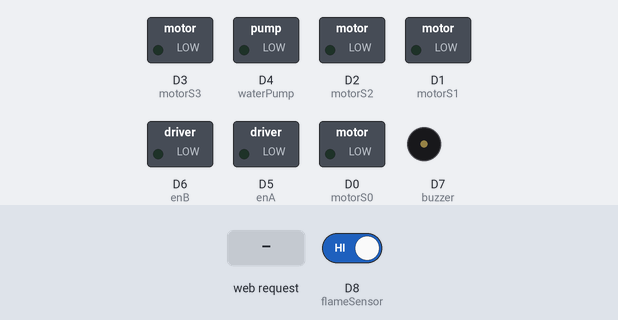
This sketch was run on a simulated ESP8266 (NodeMCU). Shown: switched loads named in the sketch (green lamp = pin HIGH), buzzer (waves = sounding, pin HIGH). The test bench sets the inputs (shaded band); at power-on: D8 (flameSensor) HIGH. WiFi joins after 1.5 s; servers stay silent unless stated; what the sketch prints to the serial monitor is not drawn.

Above: at 3.2 s.
3.3 s: D8 (flameSensor) driven LOW
At 4.1 s:
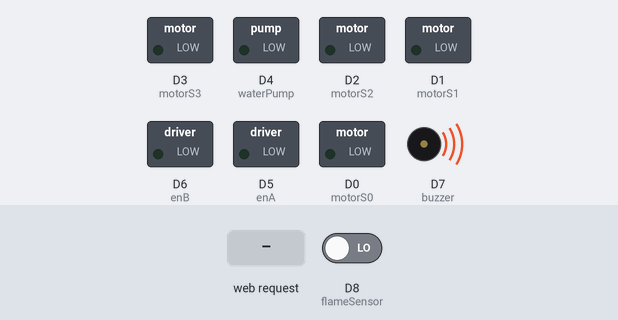
4.8 s: HTTP request GET /move?dir=forward received
At 5.5 s:
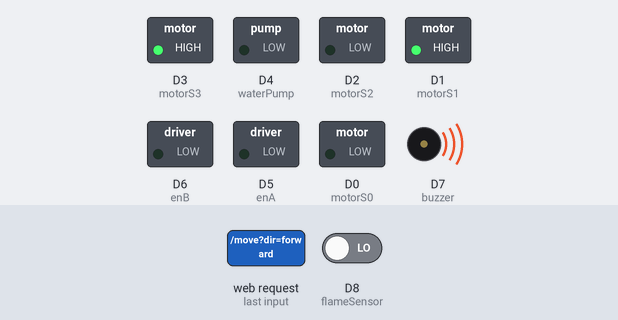
6.3 s: HTTP request GET /move?dir=backward received
At 6.6 s:
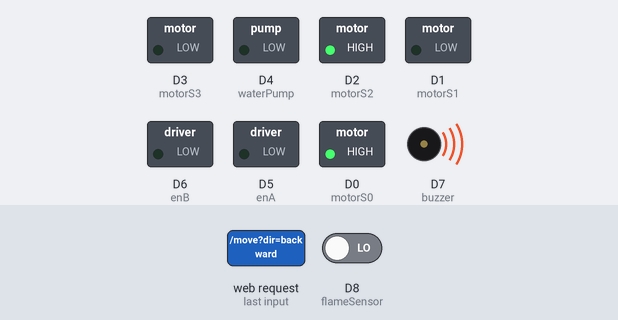
7.8 s: HTTP request GET /move?dir=left received
At 8.9 s:
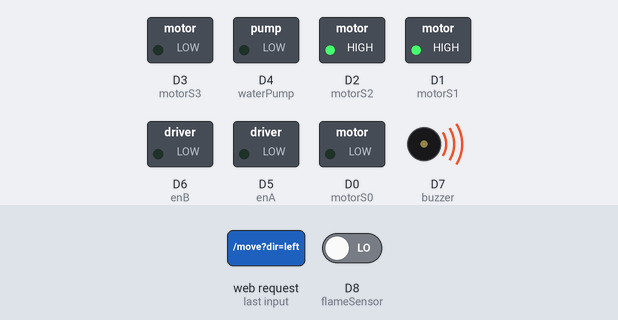
9.3 s: HTTP request GET /move?dir=right received
At 10.0 s:
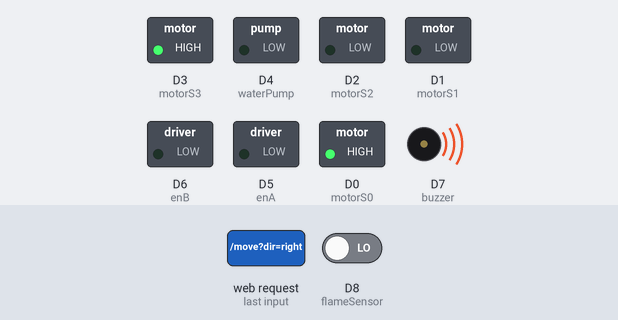
10.8 s: D8 (flameSensor) driven HIGH
At 11.1 s:
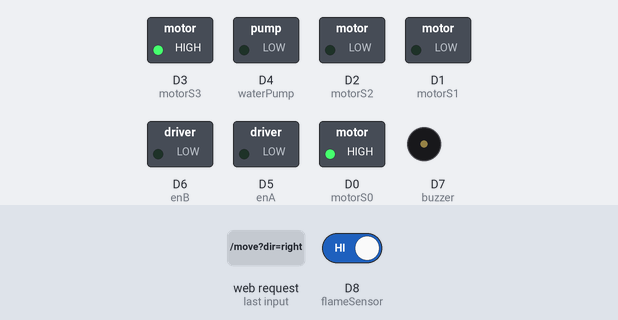
Timing chart, 0 to 13.3 s (numbered marks = the images above; inputs shaded):
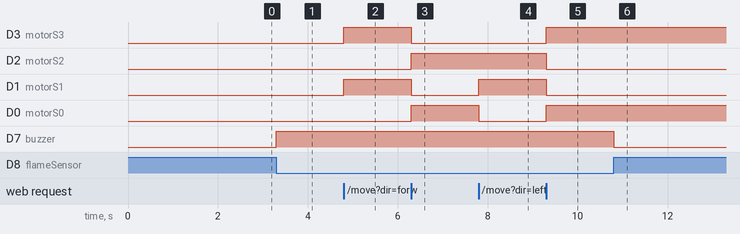

Measured:
- after the input at 3.3 s, D7 (buzzer): LOW → HIGH at once
- after the input at 4.8 s, D3 (motorS3), D1 (motorS1): LOW → HIGH at once
- after the input at 6.3 s, D3 (motorS3), D1 (motorS1): HIGH → LOW at once; D2 (motorS2), D0 (motorS0): LOW → HIGH at once
- after the input at 7.8 s, D1 (motorS1): LOW → HIGH at once; D0 (motorS0): HIGH → LOW at once
- after the input at 9.3 s, D3 (motorS3), D0 (motorS0): LOW → HIGH at once; D2 (motorS2), D1 (motorS1): HIGH → LOW at once
- after the input at 10.8 s, D7 (buzzer): HIGH → LOW at once

The sketch:

Ignis_Sentinel.ino
```cpp
#include <ESP8266WiFi.h>
#include <ESP8266WebServer.h>

// WiFi Credentials
const char* ssid = "Lenovo";
const char* password = "0123456789";

// Pin definitions
const int enA = D5;   // Motor driver enA
const int enB = D6;   // Motor driver enB
const int flameSensor = D8; // Flame sensor
const int buzzer = D7;      // Buzzer
const int waterPump = D4;   // Water pump relay

// Motor control pins
const int motorS0 = D0; // IN1
const int motorS1 = D1; // IN2
const int motorS2 = D2; // IN3
const int motorS3 = D3; // IN4

ESP8266WebServer server(80);
int speedValue = 0; // Initial speed

// HTML page for web control
// String html = R"rawliteral(
// <!DOCTYPE html>
// <html>
//   <head>
//     <title>Ignis Sentinel Controller</title>
//     <style>
//       body {
//         font-family: Arial, sans-serif;
//         text-align: center;
//         background-color: #f4f4f4;
//         margin: 0;
//         padding: 0;
//       }
//       .container {
//         max-width: 400px;
//         margin: 40px auto;
//         padding: 20px;
//         background-color: #fff;
//         border-radius: 15px;
//         box-shadow: 0 4px 10px rgba(0, 0, 0, 0.1);
//       }
//       h1 {
//         color: #333;
//         margin-bottom: 20px;
//       }
//       .remote {
//         display: grid;
//         grid-template-columns: 1fr 1fr 1fr;
//         gap: 10px;
//         justify-items: center;
//         align-items: center;
//         margin: 20px 0;
//       }
//       .remote button {
//         background-color: #007BFF;
//         color: white;
//         border: none;
//         border-radius: 8px;
//         padding: 10px 20px;
//         font-size: 16px;
//         cursor: pointer;
//         transition: background-color 0.2s ease, transform 0.1s ease;
//       }
//       .remote button:hover {
//         background-color: #0056b3;
//         transform: scale(1.05);
//       }
//       .remote .stop {
//         background-color: #FF4D4D;
//       }
//       .remote .stop:hover {
//         background-color: #cc0000;
//       }
//       .remote .pump-on {
//         background-color: #90EE90; /* Light Green */
//         color: black;
//       }
//       .remote .pump-on:hover {
//         background-color: #7ed47e;
//       }
//       .remote .pump-off {
//         background-color: #FF6347; /* Red */
//       }
//       .remote .pump-off:hover {
//         background-color: #e5533d;
//       }
//       .slider-container {
//         margin-top: 20px;
//         text-align: center;
//       }
//       .slider-container label {
//         font-weight: bold;
//         display: block;
//         margin-bottom: 8px;
//       }
//       .slider-container input {
//         width: 100%;
//       }
//       footer {
//         margin-top: 20px;
//         font-size: 12px;
//         color: #777;
//       }
//     </style>
//   </head>
//   <body>
//     <div class="container">
//       <h1>Ignis Sentinel Remote</h1>
//       <div class="remote">
//         <button onclick="move('forward')">Forward</button>
//         <button onclick="move('stop')" class="stop">Stop</button>
//         <button onclick="move('backward')">Backward</button>
//         <button onclick="move('left')">Left</button>
//         <button onclick="move('right')">Right</button>
//         <button onclick="controlPump('on')" class="pump-on">Pump ON</button>
//         <button onclick="controlPump('off')" class="pump-off">Pump OFF</button>
//       </div>
//       <div class="slider-container">
//         <label for="speed">Adjust Speed:</label>
//         <input type="range" id="speed" min="0" max="255" value="0" oninput="setSpeed(this.value)">
//         <p>Speed: <span id="speedValue">0</span></p>
//       </div>
//     </div>
//     <footer>
//       &copy; 2025 Ignis Sentinel Controller | Powered by NodeMCU
//     </footer>
//     <script>
//       function move(direction) {
//         fetch('/move?dir=' + direction);
//       }
//       function setSpeed(value) {
//         document.getElementById('speedValue').innerText = value;
//         fetch('/speed?value=' + value);
//       }
//       function controlPump(state) {
//         fetch('/pump?state=' + state);
//       }
//     </script>
//   </body>
// </html>
// )rawliteral";


String html = R"rawliteral(
<!DOCTYPE html>
<html>
  <head>
    <title>Ignis Sentinel Controller</title>
    <style>
      body {
        font-family: Arial, sans-serif;
        text-align: center;
        background-color: #f4f4f4;
        margin: 0;
        padding: 0;
      }
      .container {
        max-width: 400px;
        margin: 40px auto;
        padding: 20px;
        background-color: #fff;
        border-radius: 15px;
        box-shadow: 0 4px 10px rgba(0, 0, 0, 0.1);
      }
      h1 {
        color: #333;
        margin-bottom: 20px;
      }
      .remote {
        display: grid;
        grid-template-columns: 1fr 1fr 1fr;
        gap: 10px;
        justify-items: center;
        align-items: center;
        margin: 20px 0;
      }
      .remote button {
        background-color: #007BFF;
        color: white;
        border: none;
        border-radius: 8px;
        padding: 10px 20px;
        font-size: 16px;
        cursor: pointer;
        transition: background-color 0.2s ease, transform 0.1s ease;
      }
      .remote button:hover {
        background-color: #0056b3;
        transform: scale(1.05);
      }
      .remote .stop {
        background-color: #FF4D4D;
      }
      .remote .stop:hover {
        background-color: #cc0000;
      }
      .remote .pump-on {
        background-color: #90EE90; /* Light Green */
        color: black;
      }
      .remote .pump-on:hover {
        background-color: #7ed47e;
      }
      .remote .pump-off {
        background-color: #FF6347; /* Red */
      }
      .remote .pump-off:hover {
        background-color: #e5533d;
      }
      .slider-container {
        margin-top: 20px;
        text-align: center;
      }
      .slider-container label {
        font-weight: bold;
        display: block;
        margin-bottom: 8px;
      }
      .slider-container input {
        width: 100%;
      }
      footer {
        margin-top: 20px;
        font-size: 12px;
        color: #777;
      }
    </style>
  </head>
  <body>
    <div class="container">
      <h1>Ignis Sentinel Remote</h1>
      <div class="remote">
        <div></div>
        <button onclick="move('forward')">Forward</button>
        <div></div>
        <button onclick="move('left')">Left</button>
        <button onclick="move('stop')" class="stop">Stop</button>
        <button onclick="move('right')">Right</button>
        <div></div>
        <button onclick="move('backward')">Backward</button>
        <div></div>
      </div>
      <div class="remote" style="grid-template-columns: 1fr 1fr; gap: 20px;">
        <button onclick="controlPump('on')" class="pump-on">Pump ON</button>
        <button onclick="controlPump('off')" class="pump-off">Pump OFF</button>
      </div>
      <div class="slider-container">
        <label for="speed">Adjust Speed:</label>
        <input type="range" id="speed" min="0" max="255" value="0" oninput="setSpeed(this.value)">
        <p>Speed: <span id="speedValue">0</span></p>
      </div>
    </div>
    <footer>
      &copy; 2025 Ignis Sentinel Controller | Powered by NodeMCU
    </footer>
    <script>
      function move(direction) {
        fetch('/move?dir=' + direction);
      }
      function setSpeed(value) {
        document.getElementById('speedValue').innerText = value;
        fetch('/speed?value=' + value);
      }
      function controlPump(state) {
        fetch('/pump?state=' + state);
      }
    </script>
  </body>
</html>
)rawliteral";


void setup() {
  // Setup serial communication
  Serial.begin(115200);

  // Setup pins
  pinMode(enA, OUTPUT);
  pinMode(enB, OUTPUT);
  pinMode(motorS0, OUTPUT);
  pinMode(motorS1, OUTPUT);
  pinMode(motorS2, OUTPUT);
  pinMode(motorS3, OUTPUT);
  pinMode(flameSensor, INPUT);
  pinMode(buzzer, OUTPUT);
  pinMode(waterPump, OUTPUT);
  digitalWrite(waterPump, LOW); // Ensure pump is off initially

  // Initialize WiFi
  WiFi.begin(ssid, password);
  Serial.print("Connecting to WiFi");
  while (WiFi.status() != WL_CONNECTED) {
    delay(1000);
    Serial.print(".");
  }
  Serial.println("\nWiFi Connected! IP Address: " + WiFi.localIP().toString());

  // Setup server routes
  server.on("/", []() { server.send(200, "text/html", html); });
  server.on("/move", handleMovement);
  server.on("/speed", handleSpeed);
  server.on("/pump", handlePump);

  // Start server
  server.begin();
  Serial.println("HTTP server started");
}

void loop() {
  server.handleClient();

  // Flame detection logic
  int flameValue = digitalRead(flameSensor);
  if (flameValue == LOW) { // Flame detected
    digitalWrite(buzzer, HIGH);
    Serial.println("Flame detected! Buzzer activated.");
  } else {
    digitalWrite(buzzer, LOW);
  }
}

// Handle movement requests
void handleMovement() {
  String dir = server.arg("dir");
  if (dir == "forward") {
    moveForward();
  } else if (dir == "backward") {
    moveBackward();
  } else if (dir == "left") {
    turnLeft();
  } else if (dir == "right") {
    turnRight();
  } else if (dir == "stop") {
    stopCar();
  }
  server.send(200, "text/plain", "OK");
}

// Handle speed adjustments
void handleSpeed() {
  String value = server.arg("value");
  speedValue = value.toInt();
  analogWrite(enA, speedValue);
  analogWrite(enB, speedValue);
  server.send(200, "text/plain", "Speed set to " + value);
}

// Handle pump control
void handlePump() {
  String state = server.arg("state");
  if (state == "on") {
    digitalWrite(waterPump, HIGH);
    Serial.println("Water pump turned ON");
  } else if (state == "off") {
    digitalWrite(waterPump, LOW);
    Serial.println("Water pump turned OFF");
  }
  server.send(200, "text/plain", "Pump state set to " + state);
}

// Movement functions
void moveForward() {
  digitalWrite(motorS0, LOW);
  digitalWrite(motorS1, HIGH);
  digitalWrite(motorS2, LOW);
  digitalWrite(motorS3, HIGH);
  Serial.println("Moving forward");
}

void moveBackward() {
  digitalWrite(motorS0, HIGH);
  digitalWrite(motorS1, LOW);
  digitalWrite(motorS2, HIGH);
  digitalWrite(motorS3, LOW);
  Serial.println("Moving backward");
}

void turnLeft() {
  digitalWrite(motorS0, LOW);
  digitalWrite(motorS1, HIGH);
  digitalWrite(motorS2, HIGH);
  digitalWrite(motorS3, LOW);
  Serial.println("Turning left");
}

void turnRight() {
  digitalWrite(motorS0, HIGH);
  digitalWrite(motorS1, LOW);
  digitalWrite(motorS2, LOW);
  digitalWrite(motorS3, HIGH);
  Serial.println("Turning right");
}

void stopCar() {
  digitalWrite(motorS0, LOW);
  digitalWrite(motorS1, LOW);
  digitalWrite(motorS2, LOW);
  digitalWrite(motorS3, LOW);
  Serial.println("Car stopped");
}
```
